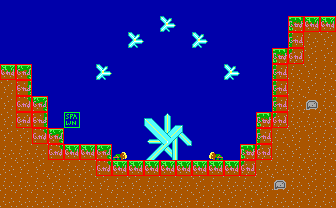

This game map was drawn from its Tiled (.tmx) file and the tilesets committed beside it. A one-line description and the full map source follow:
An orthogonal 21x13 tile map with 16x16 px tiles, 2 tile layers (bg, col), 3 tilesets and 1 object (text).

<map version="1.10" tiledversion="1.11.0" orientation="orthogonal" renderorder="right-down" width="21" height="13" tilewidth="16" tileheight="16" infinite="0" nextlayerid="4" nextobjectid="32">
 <tileset firstgid="1" source="tileset4.tsx" />
 <tileset firstgid="241" source="obj.tsx" />
 <tileset firstgid="481" source="tileset.tsx" />
 <layer id="1" name="bg" width="21" height="13">
  <data encoding="csv">
525,525,525,525,525,525,525,525,525,45,45,45,525,525,525,525,525,525,525,525,525,
525,525,45,45,45,45,45,45,45,45,149,45,45,45,45,45,45,45,82,83,83,
45,45,45,45,45,45,45,45,149,45,45,45,149,45,45,525,45,45,102,123,103,
525,45,45,45,45,45,45,45,45,45,45,45,45,45,45,45,45,82,122,103,103,
83,84,525,525,45,45,149,45,45,45,45,525,525,45,149,45,45,102,123,103,123,
103,104,525,525,525,525,525,525,45,45,45,45,525,45,45,45,45,102,123,103,123,
103,124,84,525,525,525,525,525,525,525,525,45,45,45,45,45,45,102,123,125,123,
103,103,104,525,525,525,45,45,45,88,89,90,45,45,45,45,82,122,123,123,123,
103,103,124,84,45,45,525,45,45,108,109,110,45,45,45,45,102,123,103,103,123,
123,123,123,124,83,83,84,86,45,128,129,130,45,87,45,82,122,123,103,123,123,
123,103,103,123,123,123,124,83,83,83,83,83,83,83,83,122,123,123,123,103,123,
123,123,123,103,123,123,103,123,103,123,123,123,103,123,123,123,123,125,123,103,123,
123,123,123,123,103,123,123,123,123,103,123,123,103,123,103,123,103,123,123,103,123
</data>
 </layer>
 <layer id="2" name="col" width="21" height="13">
  <data encoding="csv">
241,241,241,241,241,241,241,241,241,241,241,241,241,241,241,241,241,241,241,241,241,
241,241,241,241,241,241,241,241,241,241,241,241,241,241,241,241,241,241,242,242,242,
241,241,241,241,241,241,241,241,241,241,241,241,241,241,241,241,241,241,242,241,241,
241,241,241,241,241,241,241,241,241,241,241,241,241,241,241,241,241,242,242,241,241,
242,242,241,241,241,241,241,241,241,241,241,241,241,241,241,241,241,242,241,241,241,
241,242,241,241,241,241,241,241,241,241,241,241,241,241,241,241,241,242,241,241,241,
241,242,242,241,241,241,241,241,241,241,241,241,241,241,241,241,241,242,241,241,241,
241,242,242,241,243,241,241,241,241,241,241,241,241,241,241,241,242,242,241,241,241,
241,241,242,242,241,241,241,241,241,241,241,241,241,241,241,241,242,241,241,241,241,
241,241,241,242,242,242,242,241,241,241,241,241,241,241,241,242,242,241,241,241,241,
241,241,241,241,241,241,242,242,242,242,242,242,242,242,242,242,241,241,241,241,241,
241,241,241,241,241,241,241,241,241,241,241,241,241,241,241,241,241,241,241,241,241,
241,241,241,241,241,241,241,241,241,241,241,241,241,241,241,241,241,241,241,241,241
</data>
 </layer>
 <objectgroup id="3" name="obj">
  <object id="31" name="Worshiper text" type="text" x="128.404" y="65.5225" width="79.6769" height="36.8763">
   <properties>
    <property name="string_id" type="int" value="39" />
   </properties>
  </object>
 </objectgroup>
</map>
